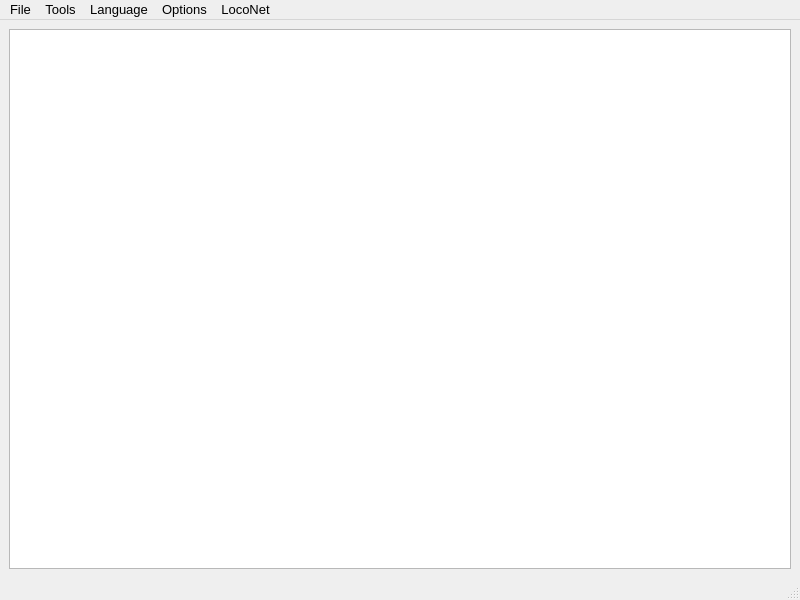
<?xml version="1.0" encoding="UTF-8"?>
<ui version="4.0">
 <class>MainWindow</class>
 <widget class="QMainWindow" name="MainWindow">
  <property name="geometry">
   <rect>
    <x>0</x>
    <y>0</y>
    <width>800</width>
    <height>600</height>
   </rect>
  </property>
  <property name="font">
   <font>
    <family>Ubuntu</family>
    <pointsize>10</pointsize>
   </font>
  </property>
  <property name="windowTitle">
   <string>LocoNet Monitor</string>
  </property>
  <widget class="QWidget" name="centralwidget">
   <layout class="QVBoxLayout" name="verticalLayout">
    <item>
     <widget class="QListWidget" name="listWidget"/>
    </item>
   </layout>
  </widget>
  <widget class="QMenuBar" name="menubar">
   <property name="geometry">
    <rect>
     <x>0</x>
     <y>0</y>
     <width>800</width>
     <height>24</height>
    </rect>
   </property>
   <widget class="QMenu" name="menuFile">
    <property name="title">
     <string>File</string>
    </property>
    <addaction name="actionPreferences"/>
    <addaction name="separator"/>
    <addaction name="actionExit"/>
   </widget>
   <widget class="QMenu" name="menuTools">
    <property name="title">
     <string>Tools</string>
    </property>
    <widget class="QMenu" name="menuCommand_Station">
     <property name="title">
      <string>Command Station</string>
     </property>
     <addaction name="actionNull"/>
    </widget>
    <widget class="QMenu" name="menuClocks">
     <property name="title">
      <string>Clocks</string>
     </property>
     <addaction name="actionSetup_Fast_Clock"/>
     <addaction name="actionNixie_Clock"/>
     <addaction name="actionLCD_Clock"/>
     <addaction name="actionAnalog_Clock"/>
    </widget>
    <addaction name="actionClear_display"/>
    <addaction name="menuCommand_Station"/>
    <addaction name="separator"/>
    <addaction name="actionObject_View"/>
    <addaction name="actionLayout_Editor"/>
    <addaction name="actionPanel_Editor"/>
    <addaction name="actionControl_Panel_Editor"/>
    <addaction name="menuClocks"/>
    <addaction name="actionTables"/>
    <addaction name="actionNew_Throttle"/>
    <addaction name="actionThrottle_Windows"/>
    <addaction name="actionPower_Control"/>
    <addaction name="actionTurnouts"/>
   </widget>
   <widget class="QMenu" name="menuLanguage">
    <property name="title">
     <string>Language</string>
    </property>
   </widget>
   <widget class="QMenu" name="menuOptions">
    <property name="title">
     <string>Options</string>
    </property>
    <addaction name="actionAuto_scroll_to_bottom"/>
    <addaction name="actionValues_in_Hex"/>
   </widget>
   <widget class="QMenu" name="menuLocoNet">
    <property name="title">
     <string>LocoNet</string>
    </property>
    <addaction name="separator"/>
    <addaction name="separator"/>
    <addaction name="separator"/>
   </widget>
   <addaction name="menuFile"/>
   <addaction name="menuTools"/>
   <addaction name="menuLanguage"/>
   <addaction name="menuOptions"/>
   <addaction name="menuLocoNet"/>
  </widget>
  <widget class="QStatusBar" name="statusbar"/>
  <action name="actionExit">
   <property name="text">
    <string>exit</string>
   </property>
  </action>
  <action name="actionConfig">
   <property name="checkable">
    <bool>true</bool>
   </property>
   <property name="text">
    <string>Config</string>
   </property>
  </action>
  <action name="actionClear_display">
   <property name="text">
    <string>Clear display</string>
   </property>
  </action>
  <action name="actionLocoIO">
   <property name="text">
    <string>LocoIO</string>
   </property>
  </action>
  <action name="actionSave_Module">
   <property name="text">
    <string>Save Module</string>
   </property>
  </action>
  <action name="actionRestore_Module">
   <property name="text">
    <string>Restore Module</string>
   </property>
  </action>
  <action name="actionModule">
   <property name="enabled">
    <bool>false</bool>
   </property>
   <property name="text">
    <string>Error! No LocoIO modules.</string>
   </property>
  </action>
  <action name="actionValues_in_Hex">
   <property name="checkable">
    <bool>true</bool>
   </property>
   <property name="checked">
    <bool>true</bool>
   </property>
   <property name="text">
    <string>Values in Hex</string>
   </property>
  </action>
  <action name="actionProbe">
   <property name="text">
    <string>Probe</string>
   </property>
   <property name="toolTip">
    <string>Probe LocoNet for online modules</string>
   </property>
  </action>
  <action name="actionQuery_Cv">
   <property name="text">
    <string>Query Cv</string>
   </property>
  </action>
  <action name="actionAbout">
   <property name="text">
    <string>About</string>
   </property>
  </action>
  <action name="actionCommand_Station">
   <property name="text">
    <string>Command Station</string>
   </property>
  </action>
  <action name="actionNull">
   <property name="text">
    <string>null</string>
   </property>
  </action>
  <action name="actionLocoNet_Message">
   <property name="text">
    <string>LocoNet Message</string>
   </property>
  </action>
  <action name="actionObject_View">
   <property name="text">
    <string>Object View</string>
   </property>
  </action>
  <action name="actionLayout_Editor">
   <property name="text">
    <string>Layout Editor</string>
   </property>
  </action>
  <action name="actionTables">
   <property name="text">
    <string>Tables</string>
   </property>
  </action>
  <action name="actionPanel_Editor">
   <property name="text">
    <string>Panel Editor</string>
   </property>
  </action>
  <action name="actionNew_Throttle">
   <property name="text">
    <string>New Throttle</string>
   </property>
  </action>
  <action name="actionThrottle_Windows">
   <property name="text">
    <string>Throttle Windows</string>
   </property>
  </action>
  <action name="actionRoster">
   <property name="text">
    <string>Roster</string>
   </property>
  </action>
  <action name="actionSlot_monitor">
   <property name="text">
    <string>Slot monitor</string>
   </property>
  </action>
  <action name="actionControl_Panel_Editor">
   <property name="text">
    <string>Control Panel Editor</string>
   </property>
  </action>
  <action name="actionAuto_scroll_to_bottom">
   <property name="checkable">
    <bool>true</bool>
   </property>
   <property name="text">
    <string>Auto scroll to bottom</string>
   </property>
  </action>
  <action name="actionSetup_Fast_Clock">
   <property name="text">
    <string>Setup Fast Clock</string>
   </property>
  </action>
  <action name="actionNixie_Clock">
   <property name="text">
    <string>Nixie Clock</string>
   </property>
  </action>
  <action name="actionLCD_Clock">
   <property name="text">
    <string>LCD Clock</string>
   </property>
  </action>
  <action name="actionAnalog_Clock">
   <property name="text">
    <string>Analog Clock</string>
   </property>
  </action>
  <action name="actionPower_Control">
   <property name="text">
    <string>Power Control</string>
   </property>
  </action>
  <action name="actionTurnouts">
   <property name="text">
    <string>Turnouts</string>
   </property>
  </action>
  <action name="actionMonitor">
   <property name="text">
    <string>Monitor</string>
   </property>
  </action>
  <action name="actionService_Mode_Programmer_Programmer_track">
   <property name="text">
    <string>Service Mode Programmer (Programmer track)</string>
   </property>
  </action>
  <action name="actionTest_glass_pane">
   <property name="text">
    <string>test glass pane</string>
   </property>
  </action>
  <action name="actionConfigure_Command_Station">
   <property name="text">
    <string>Configure Command Station</string>
   </property>
  </action>
  <action name="actionPreferences">
   <property name="text">
    <string>Preferences</string>
   </property>
  </action>
  <action name="actionConnection_Config">
   <property name="text">
    <string>Connection Config</string>
   </property>
  </action>
  <action name="actionConnect">
   <property name="text">
    <string>Connect</string>
   </property>
  </action>
  <action name="actionProbe">
   <property name="text">
    <string>Probe</string>
   </property>
  </action>
  <action name="actionQuery_Cv">
   <property name="text">
    <string>Query Cv</string>
   </property>
  </action>
  <action name="actionLocoNet_Message">
   <property name="text">
    <string>LocoNet Message</string>
   </property>
  </action>
  <action name="actionX">
   <property name="text">
    <string>x</string>
   </property>
  </action>
  <action name="actionSlot_Monitor">
   <property name="text">
    <string>Slot Monitor</string>
   </property>
  </action>
  <action name="actionDS64_Programmer">
   <property name="text">
    <string>DS64 Programmer</string>
   </property>
  </action>
 </widget>
 <resources/>
 <connections/>
</ui>
